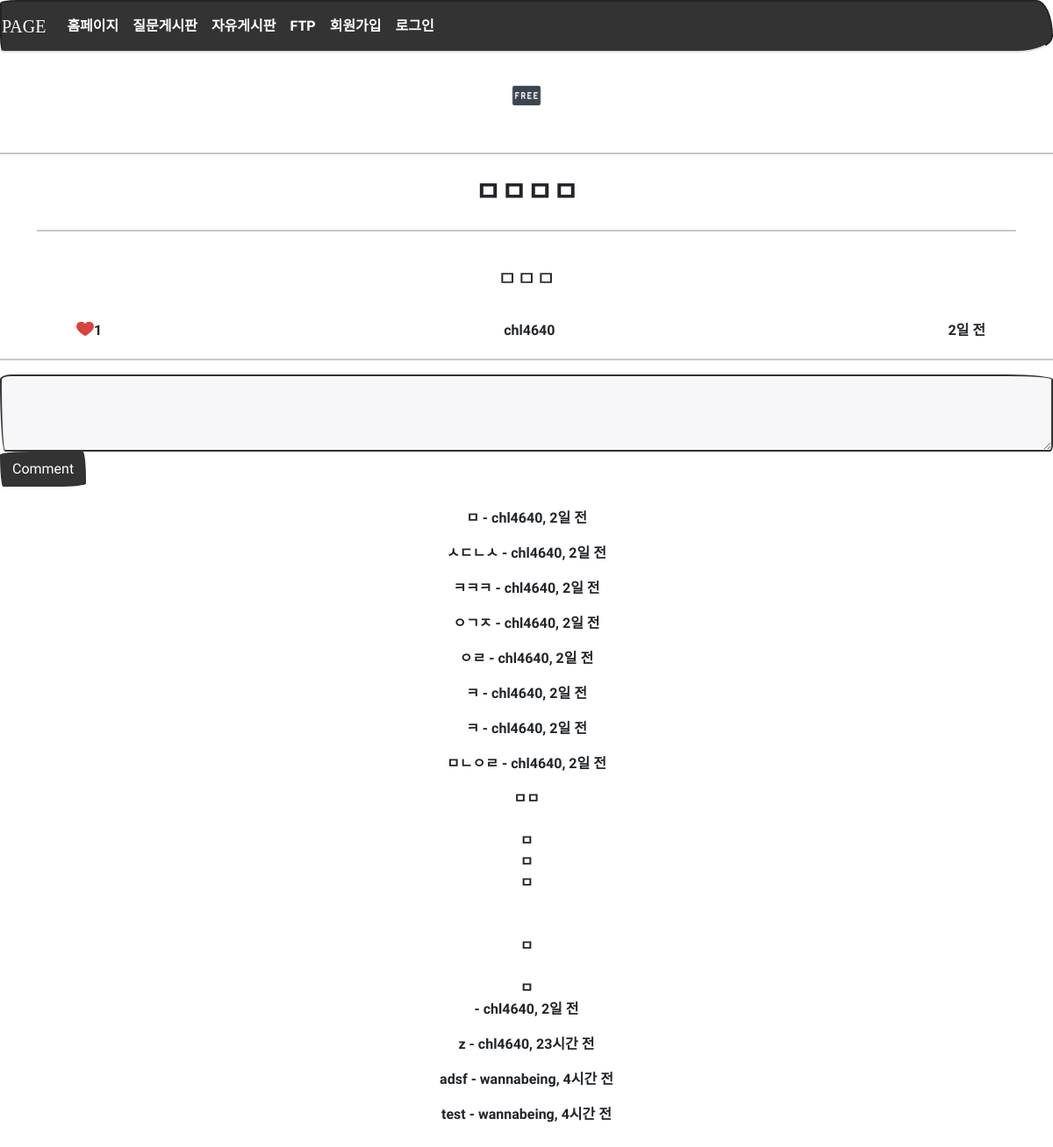
/board/detail/2/, run on the app's committed database.
### models.py (models this page shows)
class Board(db.Model):
    id = db.Column(db.Integer, primary_key=True)
    subject = db.Column(db.String(200), nullable=False)
    content = db.Column(db.Text(), nullable=False)
    create_date = db.Column(db.DateTime(), nullable=False)
    user_id = db.Column(db.Integer, db.ForeignKey('user.id', ondelete='CASCADE'), nullable=False)
    user = db.relationship('User', backref=db.backref('board_set'))     # 나중에 자신이 작성한 글을 user.board_set 으로 참조할 수 있다.
    modify_date = db.Column(db.DateTime(), nullable=True)
    hits = db.Column(db.Integer, nullable=False, default='0')
    voter = db.relationship('User', secondary=board_voter, backref=db.backref('board_voter_set'))

class User(db.Model):
    id = db.Column(db.Integer, primary_key=True)    # id는 자동으로 증가하는 User 모델의 기본키
    username = db.Column(db.String(150), unique=True, nullable=False)
    password = db.Column(db.String(200), nullable=False)
    name = db.Column(db.String(150), nullable=False)
    email = db.Column(db.String(120), unique=True, nullable=False)

class Comment(db.Model):
    id = db.Column(db.Integer, primary_key=True)
    user_id = db.Column(db.Integer, db.ForeignKey('user.id', ondelete='CASCADE'), nullable=False)
    user = db.relationship('User', backref=db.backref('comment_set'))
    content = db.Column(db.Text(), nullable=False)
    create_date = db.Column(db.DateTime(), nullable=False)
    modify_date = db.Column(db.DateTime())
    board_id = db.Column(db.Integer, db.ForeignKey('board.id', ondelete='CASCADE'), nullable=True)
    board = db.relationship('Board', backref=db.backref('comment_set'))
    answer_id = db.Column(db.Integer, db.ForeignKey('answer.id', ondelete='CASCADE'), nullable=True)
    answer = db.relationship('Answer', backref=db.backref('comment_set'))
    voter = db.relationship('User', secondary=comment_voter, backref=db.backref('comment_voter_set'))

### views/board_views.py (the view)
@bp.route('/detail/<int:board_id>/')
def detail(board_id):
    form = BoardForm()
    board = Board.query.get_or_404(board_id)
    board.hits += 1
    db.session.add(board)
    db.session.commit()
    return render_template('board/board_detail.html', board=board, form=form)

### forms.py
class BoardForm(FlaskForm):
    subject = StringField('제목', validators=[DataRequired('제목을 입력하세용')])
    content = TextAreaField('내용', validators=[DataRequired('내용을 입력하세용')])

### filter.py (called while the page is built)
def format_datetime(value, fmt='%m월 %d일'):
    now = datetime.now()
    time = now - value
    if time < timedelta(minutes=1):
        return '방금 전'
    elif time < timedelta(hours=1):
        return str(int(time.seconds / 60)) + '분 전'
    elif time < timedelta(days=1):
        return str(int(time.seconds / 3600)) + '시간 전'
    elif time < timedelta(days=7):
        time = datetime.now().date() - value.date()
        return str(time.days) + '일 전'
    else:
        return value.strftime(fmt)

### views/login_views.py (called while the page is built)
@bp.before_app_request
def logged_in_user():
    user_id = session.get('user_id')
    if user_id is None:
        g.user = None
    else:
        g.user = User.query.get(user_id)

### templates/board/board_detail.html (shortened to what this page needs)
{% extends 'base.html' %}
{% block content %}
        <div>
  	        <center>
  	            <br>
  	            <img src="{{ url_for('static',filename='images/board.png') }}"
                     width="50" style="margin-left: auto; margin-right: auto; display: block;" />
  	            <br>
  	        <hr width="100%" color="black" />
  	    </div>
<div class="container my-3 text-center">
    <h2 class="py-2" style="font-weight:bolder">{{ board.subject }}</h2>
    <hr width="100%" color="black" /><br>
        <h4>{{ board.content }}</h4> <br>
        <div class="d-flex justify-content-between detail_q_title">
            <div class="d-flex" style="margin: 0px 10px">
                    {% if board.voter %}
                    <a href="#" class="recommend" data-uri="{{ url_for('vote.board', board_id=board.id) }}">
                        <img src="{{ url_for('static',filename='images/after_like.png') }}"
                        width="20" style="margin-left: auto; margin-right: auto; display: block;" />
                    </a>
                    {% else %}
                    <a href="#" class="recommend" data-uri="{{ url_for('vote.board', board_id=board.id) }}">
                        <img src="{{ url_for('static',filename='images/before_like.png') }}"
                        width="20" style="margin-left: auto; margin-right: auto; display: block;" />
                    </a>
                    {% endif %}
                    <div class="bg-light text-center font-weight-bolder mb-1">{{ board.voter|length }}</div>
            </div>
            <div class="d-flex">
            {{ board.user.username }}
            </div>
            <div class="d-flex">
            {% if board.modify_date %}
                <p>{{ board.modify_date|datetime }}(수정)</p>
            {% else %}
                {{ board.create_date|datetime }}
            {% endif %}
            </div>
        </div>
</div>
<hr width="100%" color="black" />
<form action="{{ url_for('comment.create_board', board_id=board.id) }}" method="post" class="my-3">
        <div class="form-group">
            <textarea {% if not g.user %}disabled{% endif %}
                    name="content" id="content" class="form-control" rows="3"></textarea>
        </div>
        <input type="submit" value="Comment" class="btn btn-primary center">
    </form>
{% if board.comment_set|length > 0 %}
<div class="my-3 text-center">
    {% for comment in board.comment_set %}
    <div class="py-2">
        <span style="white-space: pre-line;">{{ comment.content }}</span>
        <span>
            - {{ comment.user.username }}, {{ comment.create_date|datetime }}
        </span>
    </div>
    {% endfor %}
</div>
{% endif %}
<br><br>
{% endblock %}

### static/css/style.css (style rules this page uses)
.detail_q_title { padding: 0px 35px; }

### data on the page
Board: subject "ㅁㅁㅁㅁ", content "ㅁㅁㅁ", create_date "2일 전"
User: user.username "chl4640"
Comment: content "ㅁ", user.username "chl4640", create_date "2일 전"
Comment: content "ㅅㄷㄴㅅ", user.username "chl4640", create_date "2일 전"
Comment: content "ㅋㅋㅋ", user.username "chl4640", create_date "2일 전"
Comment: content "ㅇㄱㅈ", user.username "chl4640", create_date "2일 전"
Comment: content "ㅇㄹ", user.username "chl4640", create_date "2일 전"
Comment: content "ㅋ", user.username "chl4640", create_date "2일 전"
Comment: content "ㅋ", user.username "chl4640", create_date "2일 전"
Comment: content "ㅁㄴㅇㄹ", user.username "chl4640", create_date "2일 전"
Comment: content "ㅁㅁ ㅁ ㅁ ㅁ ㅁ ㅁ", user.username "chl4640", create_date "2일 전"
Comment: content "z", user.username "chl4640", create_date "23시간 전"
Comment: content "adsf", user.username "wannabeing", create_date "4시간 전"
Comment: content "test", user.username "wannabeing", create_date "4시간 전"

### other printed values
{{ board.voter|length }} "1"
